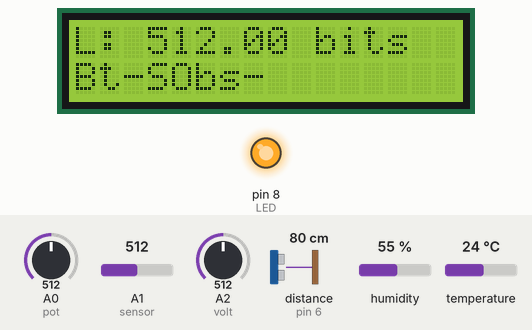
Simulated run of this sketch. Board: Arduino Uno, built with avr-gcc and run on an emulated ATmega328P. Parts: 16×2 character LCD, output pins drawn as LEDs (lit = HIGH). Wiring (inferred from the names in the program): ultrasonic range finder: trigger pin 7; echo pin 6. The test bench sets the inputs (shaded band); at power-on: distance to the obstacle (sensor on pin 6) 80 cm, A2 (volt) = 512, temperature 24 °C, A1 (sensor) = 512, A0 (pot) = 512, humidity 55 %. The echo pulse lasts 58.3 µs per cm; pins used as bus, display or sensor lines are not drawn; what the sketch prints to the serial monitor is not drawn.

Above: at 1.2 s.
1.3 s: distance to the obstacle (sensor on pin 6) set to 17 cm
7.3 s: distance to the obstacle (sensor on pin 6) set to 13 cm
At 7.44 s:
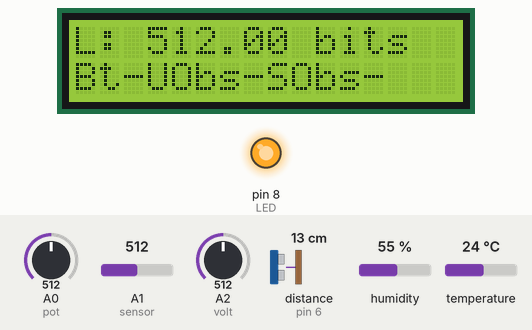
9.0 s: A2 (volt) set to 366
10.5 s: A2 (volt) set to 340
At 11.7 s:
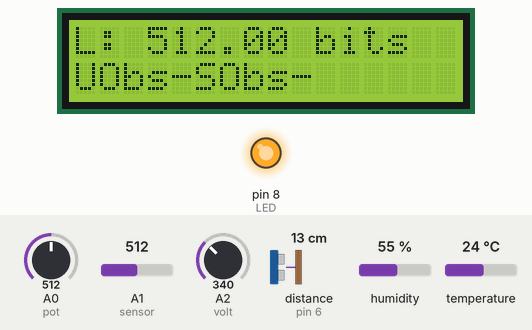
12.0 s: temperature set to 28 °C
At 12.42 s:
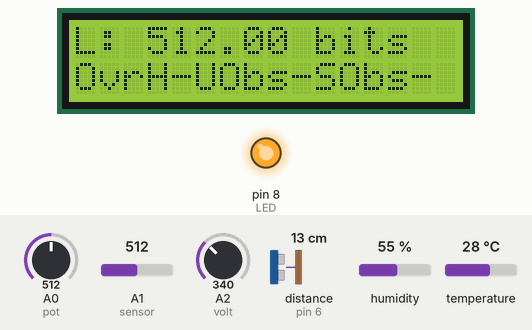
13.9 s: A1 (sensor) set to 30
At 15.2 s:
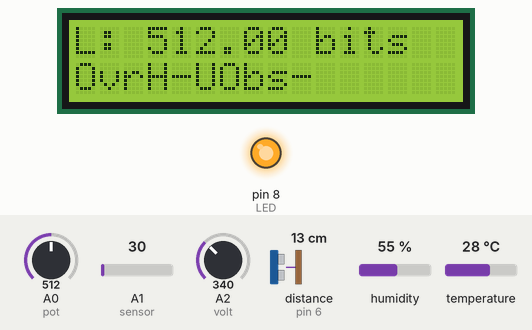
Timing chart, 0 to 16.5 s (numbered marks = the images above; inputs shaded):
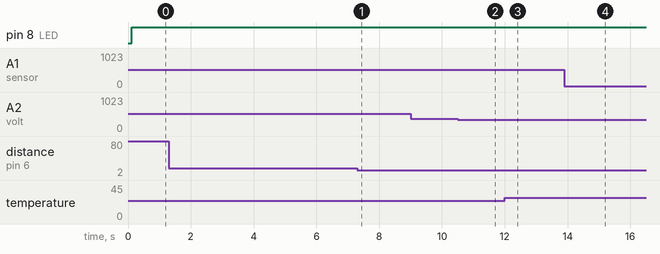

Measured:
- the behaviour switches between 16 and 15 cm on distance to the obstacle (sensor on pin 6) (found by bisection; images 0 and 1)
- the behaviour switches between 358 and 357 on A2 (volt) (found by bisection; images 1 and 2)
- the behaviour switches between 26 and 27 °C on temperature (found by bisection; images 2 and 3)
- after the input at 1.3 s, every drawn part: stays the same
- after the input at 7.3 s, the display: first changes after 0.10 s (image 1 shows a later state)
- after the input at 12.0 s, the display: first changes after 0.38 s (image 3 shows a later state)

The sketch:

P6A6-Sensores.ino
```cpp
#include <Wire.h>
#include <LiquidCrystal_I2C.h>

#define LED 8

LiquidCrystal_I2C lcd(0x27,16,2);  // set the LCD address to 0x27 for a 16 chars and 2 line display
int pos;

#define sensor A1

//luminosidad
#define pot A0
float luminosidad = 0.0;
float brillo = 0.0;
float valor = 0.0;
float valVolt = 0.0;

//ultrasonico
#define echoPin 6
#define trigPin 7
long duracion;
int distancia;

//temperatura humedad
#include "DHT.h"
#define DHTTYPE DHT11   // DHT 11
#define DHTPIN 19
DHT dht(DHTPIN, DHTTYPE);
String dato;

//voltimetro
#define volt A2

float voltaje = 0.0;

void setup() {
  Serial.begin(9600);
  pinMode(sensor, INPUT);
  pinMode(LED, OUTPUT);

  //lcd
  lcd.init();                      // initialize the lcd
  //lcd.init();
  // Print a message to the LCD.
  lcd.backlight();

  //ultrasonico
  pinMode(trigPin, OUTPUT);
  pinMode(echoPin, INPUT);

  //temperatura humedad
  dht.begin();

  //voltimetro
  pinMode(volt,INPUT);
}


void loop() {
    duracion = analogRead(sensor);
    distancia = pow(duracion/758.73,-1/.486);

    //luminosidad
    luminosidad = analogRead(pot);

    // ultrasonico
    digitalWrite(trigPin, LOW);
    delayMicroseconds(2);
    digitalWrite(trigPin, HIGH);
    delayMicroseconds(10);
    digitalWrite(trigPin, LOW);
    duracion = pulseIn(echoPin, HIGH);
    float dUltrasonico = duracion * 0.0343/2;

    //voltimetro
    valVolt = analogRead(volt);
    voltaje = valVolt/1023*5;

    //temperatura
    float t = dht.readTemperature();

    //prints en el monitor serial
    Serial.print("V: ");
    Serial.print(valVolt);
    Serial.print(" bits -- L: ");
    Serial.print(luminosidad);
    Serial.print(" bits -- T: ");
    Serial.print(t);
    Serial.print(" C° -- DU: ");
    Serial.print(dUltrasonico);
    Serial.print(" cm -- DS: ");
    Serial.print(distancia);
    Serial.println(" cm");

    String linea2individual="";
    String linea2conjunto="";
    int cont=0;

    //lcd
    lcd.setCursor(0,0);
    String lString = String(luminosidad);
    lcd.print("L: " + lString + " bits");
    if(valVolt>357){ // voltaje menor a 6.40V
      linea2individual = "Low Battery";
      linea2conjunto += "Bt-";
      cont++;
    }
    if(t>26){
      linea2individual = "Overheating";
      linea2conjunto += "OvrH-";
      cont++;
    }
    if(dUltrasonico < 15){
      linea2individual = "U_Obstacle";
      linea2conjunto += "UObs-";
      cont++;
    }
    if(distancia < 15){
      linea2individual = "S_Obstacle";
      linea2conjunto += "SObs-";
      cont++;
    }
    if(cont>0){
      digitalWrite(LED,HIGH);
      lcd.setCursor(0,1);
      if(cont>1){
        lcd.print(linea2conjunto + "                             ");
      }
      else
        lcd.print(linea2individual + "                             ");
    }
    else{
      lcd.setCursor(0,1);
      lcd.print("                    ");
      digitalWrite(LED,LOW);

    }
}
```
